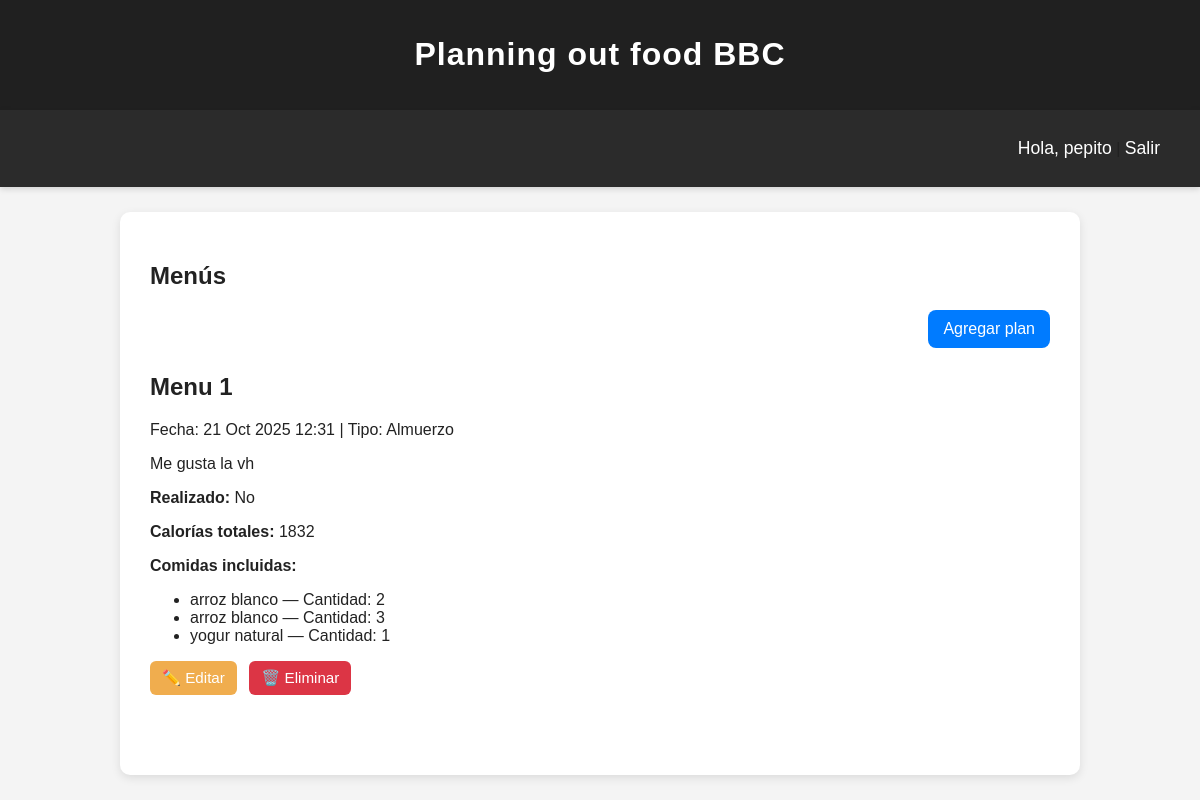
The app's page /index (signed in) with its own data.
### plan/models.py (models this page shows, shortened)
class Plan(models.Model):
    title=models.CharField(max_length=100)
    content = models.TextField()
    author = models.ForeignKey(User, on_delete=models.CASCADE)
    tipo = models.ForeignKey(Tipo, on_delete=models.SET_NULL, null=True, blank=True)
    created_at = models.DateTimeField(auto_now_add=True)
    updated_at = models.DateTimeField(auto_now=True)
    realizado = models.BooleanField(default=False)
    comidas=models.ManyToManyField('Comida',through='Menu')
    class Meta:
        verbose_name = "Plan"
        verbose_name_plural = "Planes"
    @property
    def calorias_totales(self):
        total = 0
        for menu in self.menu_set.all():
            total += menu.comida.calorias * menu.cantidad
        return total

class Tipo(models.Model):
    name = models.CharField(max_length=20, unique=True)
    class Meta:
        verbose_name = "Tipo"
        verbose_name_plural = "Tipos"

class Menu(models.Model):
    plan = models.ForeignKey(Plan, on_delete=models.CASCADE)
    comida = models.ForeignKey(Comida, on_delete=models.CASCADE)
    cantidad=models.IntegerField()

class Comida(models.Model):
    name = models.CharField(max_length=50)
    calorias = models.IntegerField()

### plan/views.py (the view)
# urls.py: path('', root_redirect, name='root_redirect'),  # 👈 controla si va a login o a index
@login_required
def index(request):
    if request.user.is_superuser or request.user.is_staff:
        plans = Plan.objects.all().order_by('-created_at')
    else:
        plans = Plan.objects.filter(author=request.user).order_by('-created_at')
    return render(request, 'plan/index.html', {'plans': plans})

### plan/templates/plan/index.html (shortened to what this page needs)
{% extends 'plan/base.html' %}
{% load static %}
{% block extra_head %}
<link rel="stylesheet" href="{% static 'plan/css/menus.css' %}">
{% endblock extra_head %}
{% block content %}
<h1>Menús</h1>
<div class="actions">
    <a href="{% url 'nuevo' %}" class="btn-nuevo">Agregar plan</a>
</div>
{% for plan in plans %}
<div class="plan-container">
    <h2 class="plan-title">{{ plan.title }}</h2>
    <p class="plan-meta">
        Fecha: {{ plan.created_at|date:"d M Y H:i" }} |
        Tipo: {{ plan.tipo.name|default:"Sin categoría" }}
    </p>
    <p class="plan-content">
        {{ plan.content|truncatewords:50 }}
    </p>
    <div class="plan-details">
        <p><strong>Realizado:</strong>
            {% if plan.realizado %}
            Sí
            {% else %}
            No
            {% endif %}
        </p>
        <p><strong>Calorías totales:</strong> {{ plan.calorias_totales }}</p>
        {% if plan.menu_set.all %}
        <p><strong>Comidas incluidas:</strong></p>
        <ul>
            {% for menu in plan.menu_set.all %}
            <li>{{ menu.comida.name }} — Cantidad: {{ menu.cantidad }}</li>
            {% endfor %}
        </ul>
        {% else %}
        <p><em>No hay comidas registradas para este plan.</em></p>
        {% endif %}
    </div>
    <div class="plan-actions">
        <a href="{% url 'editar' plan.id %}" class="btn-editar">✏️ Editar</a>
        <a href="{% url 'borrar' plan.id %}" class="btn-eliminar">🗑️ Eliminar</a>
    </div>
</div>
{% empty %}
<p>No has creado ningún menú aún. ¡Ve y crea uno!</p>
{% endfor %}
{% endblock content %}

### plan/templates/plan/base.html (shortened to what this page needs)
{% load static %}
<!DOCTYPE html>
<html lang="es">
<head>
    <link rel="stylesheet" href="{% static 'plan/css/base.css' %}">
    {% block extra_head %}
    {% endblock extra_head %}
</head>
<body>
    <main>
        {% if user.is_authenticated %}
        <header>
            <h1>Planning out food BBC</h1>
        </header>
        {% endif %}
        <nav id="navbar">
            <div>
                {% if user.is_authenticated %}
                <p><a>Hola, {{ user.username }}</a> | <a class="nav-link" href="#"
                        onClick="document.getElementById('logoutform').submit()">
                        Salir
                    </a>
                </p>
                {% endif %}
            </div>
        </nav>
        <section class="page_content">
            {% block content %}
            {% endblock content %}
        </section>
    </main>
</body>
</html>

### plan/static/plan/css/base.css (style rules this page uses)
html, body { height: 100%; margin: 0; font-family: "Poppins", sans-serif; background-color: #f4f4f4; color: #222; }
body { display: flex; flex-direction: column; }
main { flex: 1; display: flex; flex-direction: column; }
header { padding: 15px 0; text-align: center; background-color: #202020; color: #ffffff; letter-spacing: 1px; }
#navbar { display: flex; justify-content: space-between; align-items: center; padding: 12px 40px; background-color: #2b2b2b; box-shadow: 0 2px 6px rgba(0, 0, 0, 0.15); }
#navbar div { display: flex; align-items: center; }
a { text-decoration: none; color: #ffffff; font-size: 1.1em; transition: color 0.3s ease; }
.page_content { padding: 30px; flex: 1; margin: 25px 10vw; background-color: #ffffff; border-radius: 10px; box-shadow: 0 3px 10px rgba(0, 0, 0, 0.1); }

### plan/static/plan/css/menus.css (style rules this page uses)
.actions { margin-bottom: 25px; text-align: right; }
.btn-nuevo { display: inline-block; padding: 10px 15px; background-color: #007bff; color: white; border-radius: 8px; font-size: 1em; transition: background-color 0.3s ease, transform 0.15s ease; }
.btn-editar, .btn-eliminar { display: inline-block; padding: 8px 12px; border-radius: 6px; color: white; font-size: 0.95em; text-decoration: none; margin-right: 8px; transition: background-color 0.3s ease, transform 0.15s ease; }
.btn-editar { background-color: #f0ad4e; }
.btn-eliminar { background-color: #dc3545; }

### records on screen
Plan: title "Menu 1", created_at "21 Oct 2025 12:31", tipo.name "Almuerzo", content "Me gusta la vh", realizado "No", calorias_totales "1832"
Menu: comida.name "arroz blanco", cantidad "2"
Menu: comida.name "arroz blanco", cantidad "3"
Menu: comida.name "yogur natural", cantidad "1"

### other values on screen
{{ user.username }} "pepito"
